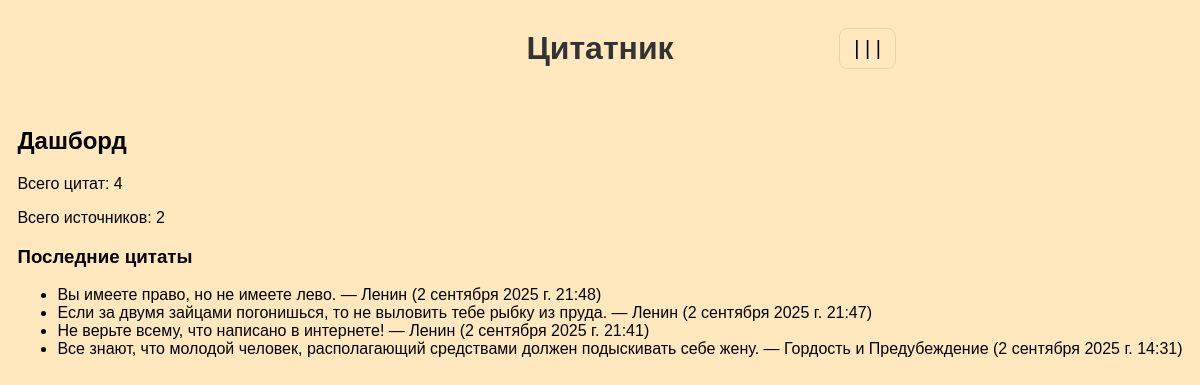
Before: /dashboard/ with the older database file.
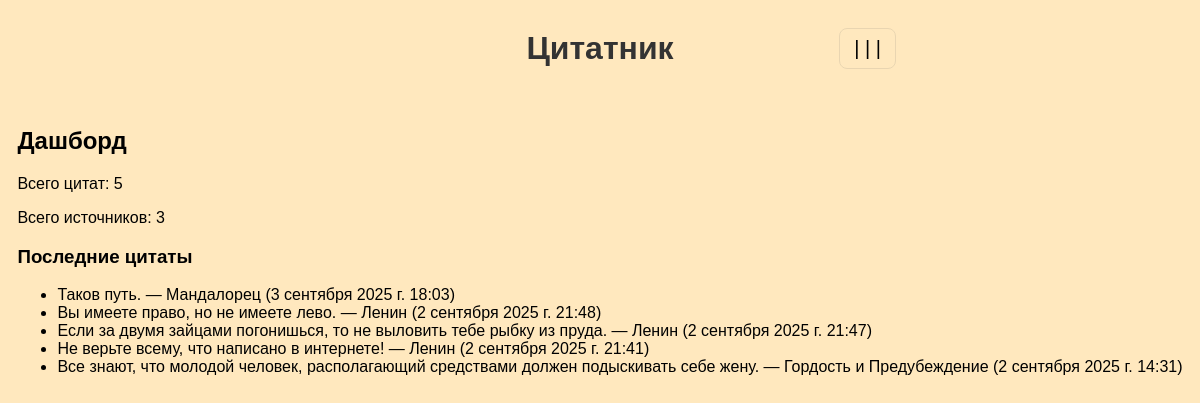
After: the same page with the newer database file.
### quotes/models.py (models this page shows, shortened)
class Quote(models.Model):
    source = models.ForeignKey(Source, on_delete=models.CASCADE, related_name='quotes')
    text = models.TextField(unique=True)
    weight = models.PositiveIntegerField(default=1)
    views = models.PositiveIntegerField(default=0)
    likes = models.IntegerField(default=0)
    dislikes = models.IntegerField(default=0)
    created_at = models.DateTimeField(auto_now_add=True)
    class Meta:
        ordering = ['-likes', '-views']

class Source(models.Model):
    SOURCE_TYPES = [
        ('book', 'Книга'),
        ('movie', 'Фильм'),
        ('series', 'Сериал'),
        ('other', 'Другое'),
    ]
    name = models.CharField(max_length=200, unique=True)
    type = models.CharField(max_length=20, choices=SOURCE_TYPES, default='other')

### quotes/views.py (the view)
# urls.py: path('dashboard/', views.dashboard, name='dashboard'),
def dashboard(request):
    total = Quote.objects.count()
    total_sources = sum(1 for _ in set(q.source_id for q in Quote.objects.all()))
    latest = Quote.objects.order_by('-created_at')[:10]
    return render(request, 'quotes/dashboard.html', {'total': total, 'total_sources': total_sources, 'latest': latest})

### quotes/templates/quotes/dashboard.html
{% extends 'quotes/base.html' %}
{% block content %}
    <h2>Дашборд</h2>
    <p>Всего цитат: {{ total }}</p>
    <p>Всего источников: {{ total_sources }}</p>
    <h3>Последние цитаты</h3>
    <ul>
        {% for q in latest %}
            <li>{{ q.text|truncatechars:120 }} — {{ q.source.name }} ({{ q.created_at }})</li>
        {% empty %}
            <li>Нет цитат</li>
        {% endfor %}
    </ul>
{% endblock %}

Changed rows visible on the page:
added Quote: text "Таков путь.", source.name "Мандалорец", created_at "3 сентября 2025 г. 18:03"
Other visible differences:
{{ total }}: "4" → "5"
{{ total_sources }}: "2" → "3"
